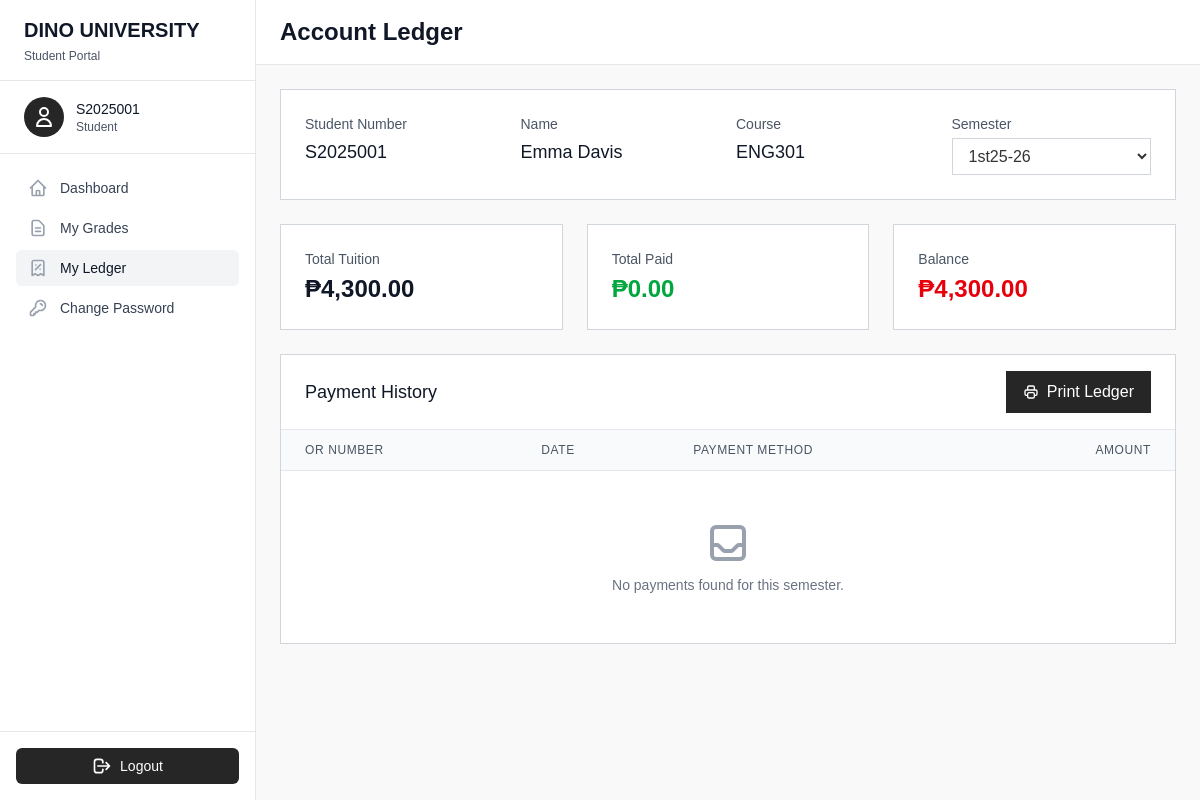
Page /student/collections.php (signed in) on the earlier database version.
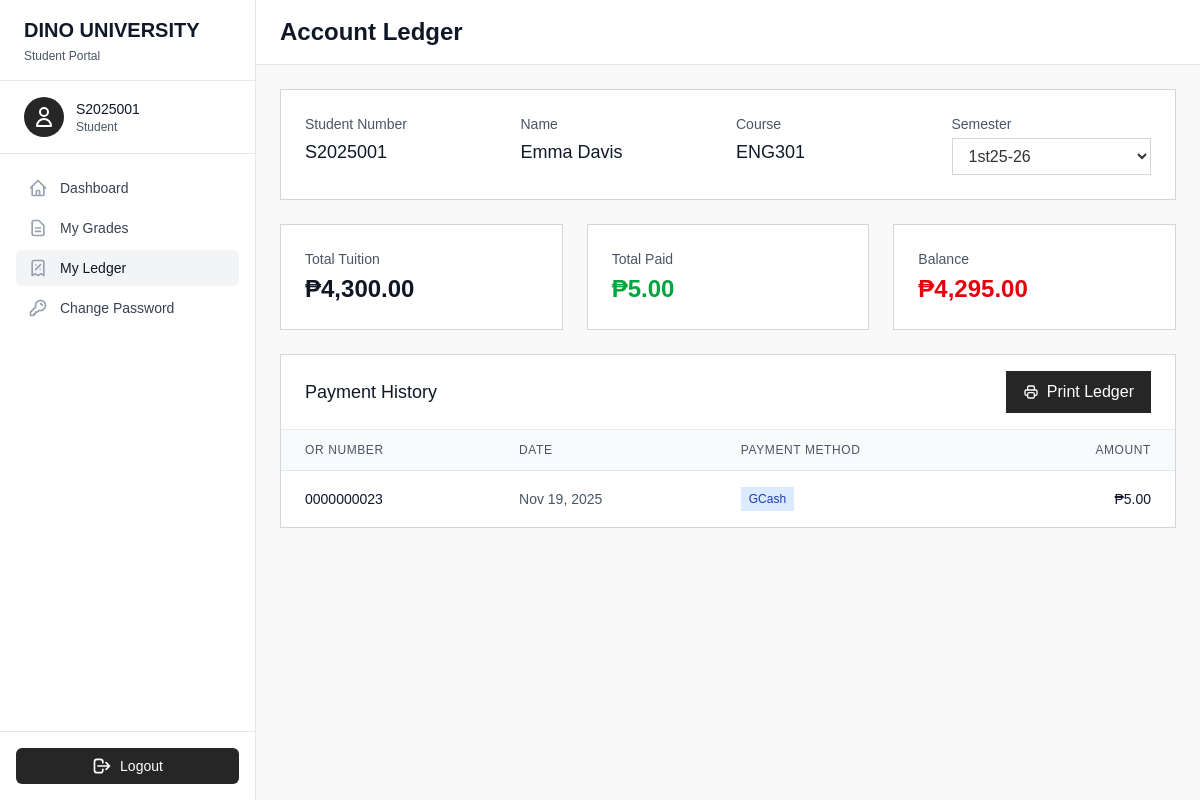
Same page on the later database version.
### tables this page shows
CREATE TABLE IF NOT EXISTS `collections` (
  `id` int NOT NULL AUTO_INCREMENT,
  `or_number` varchar(10) NOT NULL DEFAULT '',
  `or_date` timestamp NOT NULL DEFAULT CURRENT_TIMESTAMP,
  `student_id` int DEFAULT NULL,
  `semester_id` int DEFAULT NULL,
  `cash` decimal(8,2) NOT NULL DEFAULT '0.00',
  `gcash` decimal(8,2) NOT NULL DEFAULT '0.00',
  `gcash_refno` varchar(50) NOT NULL DEFAULT '',
  PRIMARY KEY (`id`),
  UNIQUE KEY `or_number` (`or_number`),
  KEY `FK_collections_students` (`student_id`),
  KEY `FK_collections_semesters` (`semester_id`),
  CONSTRAINT `FK_collections_semesters` FOREIGN KEY (`semester_id`) REFERENCES `semesters` (`id`),
  CONSTRAINT `FK_collections_students` FOREIGN KEY (`student_id`) REFERENCES `students` (`student_id`)
);

### student/collections.php (the view, shortened to what the changed rows need)
<?php
require('../partials/head.php');
$user = $_SESSION['user'];
$stmt = $connection->prepare("
select s.student_id, s.student_number, s.name as student_name, c.code as course_name
from students s
left join courses c on s.course_id = c.course_id
where s.student_number = ?;
");
$stmt->execute([$user['name']]);
$student = $stmt->fetch();
$stmt = $connection->prepare("select * from semesters order by id");
$stmt->execute();
$semesters = $stmt->fetchAll();
$current_semester = $_GET['semester'] ?? ($semesters[0]['code'] ?? '1st25-26');
$stmt = $connection->prepare("
select * from collections where student_id = ? and semester_id = (select id from semesters where code = ?);
");
$stmt->execute([$student['student_id'], $current_semester]);
$collections = $stmt->fetchAll();
$stmt = $connection->prepare("
select * from student_subjects ss join subjects s where ss.student_id = ? and ss.semester_id = (select id from semesters where code = ?) and ss.subject_id = s.id
");
$stmt->execute([$student['student_id'], $current_semester]);
$tuitions = $stmt->fetchAll();
$total_tuition = 0;
foreach ($tuitions as $tuition) {
  $total_tuition += floatval($tuition['price_unit']) * intval($tuition['units']);
}
$total_paid = 0;
foreach ($collections as $collection) {
  $total_paid += $collection['cash'] == 0 ? floatval($collection['gcash']) : floatval($collection['cash']);
}
?>
<body class="bg-gray-50" x-data="{ sidebarOpen: false }">
  <?php require('../partials/student_sidebar.php'); ?>
  <div class="flex-1 lg:ml-64">
    <div class="bg-white border-b border-gray-200 px-6 py-4">
      <div class="flex items-center justify-between">
        <div class="flex items-center space-x-4">
          <h1 class="text-2xl font-extrabold text-gray-900">Account Ledger</h1>
        </div>
      </div>
    </div>
    <div class="p-6 space-y-6">
      <div class="grid grid-cols-1 md:grid-cols-3 gap-6">
        <div class="bg-white border border-gray-300 p-6">
          <p class="text-sm text-gray-600 mb-1">Total Paid</p>
          <p class="text-2xl font-extrabold text-green-600">₱<?= number_format($total_paid, 2) ?></p>
        </div>
        <div class="bg-white border border-gray-300 p-6">
          <p class="text-sm text-gray-600 mb-1">Balance</p>
          <p class="text-2xl font-extrabold <?= ($total_tuition - $total_paid) > 0 ? 'text-red-600' : 'text-gray-900' ?>">
            ₱<?= number_format($total_tuition - $total_paid, 2) ?>
          </p>
        </div>
      </div>
      <div class="bg-white border border-gray-300">
        <div class="px-6 py-4 border-b border-gray-200 flex items-center justify-between">
          <h2 class="text-lg font-medium text-gray-900">Payment History</h2>
        </div>
        <div class="overflow-x-auto">
          <table class="w-full">
            <thead class="bg-gray-50 border-b border-gray-200">
              <tr>
                <th class="px-6 py-3 text-left text-xs font-medium text-gray-600 uppercase tracking-wider">OR Number</th>
                <th class="px-6 py-3 text-left text-xs font-medium text-gray-600 uppercase tracking-wider">Date</th>
                <th class="px-6 py-3 text-left text-xs font-medium text-gray-600 uppercase tracking-wider">Payment Method</th>
                <th class="px-6 py-3 text-right text-xs font-medium text-gray-600 uppercase tracking-wider">Amount</th>
              </tr>
            </thead>
            <tbody class="divide-y divide-gray-200">
              <?php if (empty($collections)) : ?>
                <tr>
                  <td colspan="4" class="px-6 py-12 text-center text-gray-500">
                    <p class="text-sm">No payments found for this semester.</p>
                  </td>
                </tr>
              <?php else : ?>
                <?php foreach ($collections as $collection) : ?>
                  <tr class="hover:bg-gray-50">
                    <td class="px-6 py-4 text-sm text-gray-900"><?= $collection['or_number'] ?></td>
                    <td class="px-6 py-4 text-sm text-gray-600"><?= date('M d, Y', strtotime($collection['or_date'])) ?></td>
                    <td class="px-6 py-4 text-sm">
                      <span class="inline-flex px-2 py-1 text-xs font-medium <?= $collection['cash'] == 0 ? 'bg-blue-100 text-blue-800' : 'bg-green-100 text-green-800' ?>">
                        <?= $collection['cash'] == 0 ? 'GCash' : 'Cash' ?>
                      </span>
                    </td>
                    <td class="px-6 py-4 text-sm font-medium text-gray-900 text-right">
                      ₱<?= number_format($collection['cash'] == 0 ? floatval($collection['gcash']) : floatval($collection['cash']), 2) ?>
                    </td>
                  </tr>
                <?php endforeach; ?>
              <?php endif; ?>
            </tbody>
          </table>
        </div>
      </div>
    </div>
  </div>
</body>
<?php
require('../partials/footer.php')
?>

Differences in the rows shown:
added collections: or_number "0000000023", or_date "Nov 19, 2025", cash "GCash", gcash "5.00"
Other differences:
$total_paid: "0.00" → "5.00"
$total_tuition - $total_paid: "4,300.00" → "4,295.00"
text no longer shown: "No payments found for this semester."
